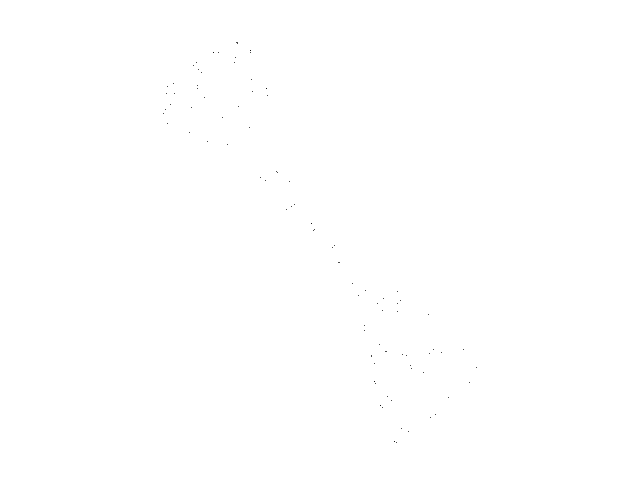
Frame 1 (no input)
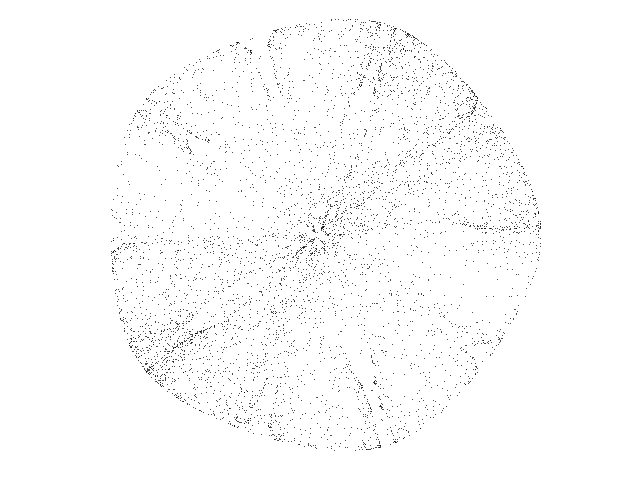
Frame 60 (the mouse pressed at the canvas centre just before this capture)
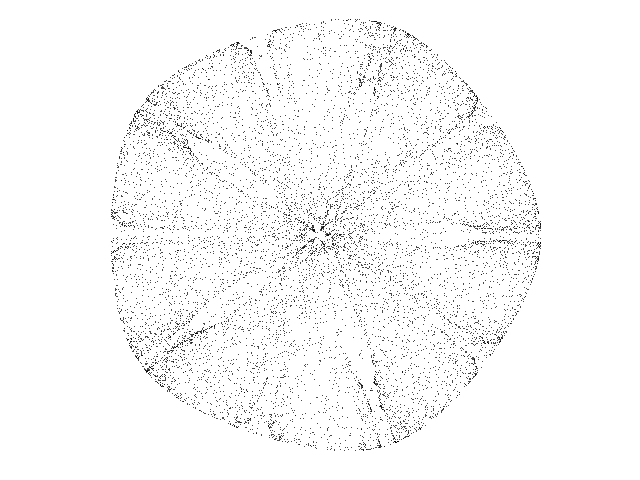
Frame 120 (the mouse held since frame 60 and released just before this capture)

The Processing sketch that drew these frames (run headless with seeded random() and noise(); from frame 60 on, the mouse is pressed at the canvas centre):

// Processing sketch: Icon_L
// ── Icon_L.pde
// Symmetric-Icon L chaotic map //

  float x = 0.01;
  float y = 0.01;        
  float lambda = -2.34;
  float alpha = 2.0;
  float beta = 0.2;
  float gamma = 0.1;
  float omega = 0.0;
  int degree = 5;


void setup() {
  
  size(640, 480);
  background(255);
  
}

void draw() {
  
  for (int i=0; i<100; i++) {
    
    float zzbar = sq(x) + sq(y);
    float p = alpha * zzbar + lambda;
    float zreal = x;
    float zimag = y;

    for (int u=0; u<degree-2; u++) {

      float za = zreal * x - zimag * y;
      float zb = zimag * x + zreal * y;
      zreal = za;
      zimag = zb;
      
    }
    
    float zn = x * zreal - y * zimag;
    p = p + beta * zn;
    float xnew = p *x + gamma * zreal - omega * y;
    float ynew = p *y - gamma * zimag + omega * x;
    x = xnew;
    y = ynew;

    point(320 + (220 * x), 235 + (220 * y));

  }

}
